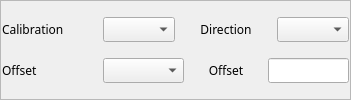
           <widget class="QFrame" name="frame_15">
            <property name="frameShape">
             <enum>QFrame::StyledPanel</enum>
            </property>
            <property name="frameShadow">
             <enum>QFrame::Raised</enum>
            </property>
            <layout class="QVBoxLayout" name="verticalLayout_23" stretch="1,0">
             <property name="spacing">
              <number>1</number>
             </property>
             <property name="margin">
              <number>1</number>
             </property>
             <item>
              <layout class="QHBoxLayout" name="horizontalLayout_30" stretch="1,1,1,1">
               <property name="spacing">
                <number>1</number>
               </property>
               <item>
                <widget class="QLabel" name="label_45">
                 <property name="sizePolicy">
                  <sizepolicy hsizetype="Fixed" vsizetype="Preferred">
                   <horstretch>0</horstretch>
                   <verstretch>0</verstretch>
                  </sizepolicy>
                 </property>
                 <property name="minimumSize">
                  <size>
                   <width>100</width>
                   <height>0</height>
                  </size>
                 </property>
                 <property name="font">
                  <font>
                   <family>Abyssinica SIL</family>
                   <pointsize>9</pointsize>
                  </font>
                 </property>
                 <property name="text">
                  <string>Calibration</string>
                 </property>
                 <property name="alignment">
                  <set>Qt::AlignLeading|Qt::AlignLeft|Qt::AlignVCenter</set>
                 </property>
                </widget>
               </item>
               <item>
                <widget class="QEComboBox" name="qecombobox_9">
                 <property name="sizePolicy">
                  <sizepolicy hsizetype="Minimum" vsizetype="Fixed">
                   <horstretch>0</horstretch>
                   <verstretch>0</verstretch>
                  </sizepolicy>
                 </property>
                 <property name="minimumSize">
                  <size>
                   <width>0</width>
                   <height>1</height>
                  </size>
                 </property>
                 <property name="maximumSize">
                  <size>
                   <width>16777215</width>
                   <height>16777215</height>
                  </size>
                 </property>
                 <property name="font">
                  <font>
                   <family>Abyssinica SIL</family>
                   <pointsize>9</pointsize>
                  </font>
                 </property>
                 <property name="variable" stdset="0">
                  <string>$(DMC)$(M).SET</string>
                 </property>
                </widget>
               </item>
               <item>
                <widget class="QLabel" name="label_43">
                 <property name="sizePolicy">
                  <sizepolicy hsizetype="Preferred" vsizetype="Preferred">
                   <horstretch>0</horstretch>
                   <verstretch>0</verstretch>
                  </sizepolicy>
                 </property>
                 <property name="minimumSize">
                  <size>
                   <width>100</width>
                   <height>0</height>
                  </size>
                 </property>
                 <property name="font">
                  <font>
                   <family>Abyssinica SIL</family>
                   <pointsize>9</pointsize>
                  </font>
                 </property>
                 <property name="text">
                  <string>Direction</string>
                 </property>
                 <property name="alignment">
                  <set>Qt::AlignCenter</set>
                 </property>
                </widget>
               </item>
               <item>
                <widget class="QEComboBox" name="qecombobox_6">
                 <property name="sizePolicy">
                  <sizepolicy hsizetype="Minimum" vsizetype="Fixed">
                   <horstretch>0</horstretch>
                   <verstretch>0</verstretch>
                  </sizepolicy>
                 </property>
                 <property name="minimumSize">
                  <size>
                   <width>0</width>
                   <height>1</height>
                  </size>
                 </property>
                 <property name="font">
                  <font>
                   <family>Abyssinica SIL</family>
                   <pointsize>9</pointsize>
                  </font>
                 </property>
                 <property name="variable" stdset="0">
                  <string>$(DMC)$(M).DIR</string>
                 </property>
                </widget>
               </item>
              </layout>
             </item>
             <item>
              <layout class="QHBoxLayout" name="horizontalLayout_22" stretch="1,1,1,1">
               <property name="spacing">
                <number>1</number>
               </property>
               <item>
                <widget class="QLabel" name="label_30">
                 <property name="sizePolicy">
                  <sizepolicy hsizetype="Fixed" vsizetype="Preferred">
                   <horstretch>0</horstretch>
                   <verstretch>0</verstretch>
                  </sizepolicy>
                 </property>
                 <property name="minimumSize">
                  <size>
                   <width>100</width>
                   <height>0</height>
                  </size>
                 </property>
                 <property name="font">
                  <font>
                   <family>Abyssinica SIL</family>
                   <pointsize>9</pointsize>
                  </font>
                 </property>
                 <property name="text">
                  <string>Offset</string>
                 </property>
                 <property name="alignment">
                  <set>Qt::AlignLeading|Qt::AlignLeft|Qt::AlignVCenter</set>
                 </property>
                </widget>
               </item>
               <item>
                <widget class="QEComboBox" name="qecombobox_5">
                 <property name="sizePolicy">
                  <sizepolicy hsizetype="Minimum" vsizetype="Fixed">
                   <horstretch>0</horstretch>
                   <verstretch>0</verstretch>
                  </sizepolicy>
                 </property>
                 <property name="minimumSize">
                  <size>
                   <width>0</width>
                   <height>1</height>
                  </size>
                 </property>
                 <property name="font">
                  <font>
                   <family>Abyssinica SIL</family>
                   <pointsize>9</pointsize>
                  </font>
                 </property>
                 <property name="variable" stdset="0">
                  <string>$(DMC)$(M).FOFF</string>
                 </property>
                </widget>
               </item>
               <item>
                <widget class="QLabel" name="label_35">
                 <property name="sizePolicy">
                  <sizepolicy hsizetype="Preferred" vsizetype="Preferred">
                   <horstretch>0</horstretch>
                   <verstretch>0</verstretch>
                  </sizepolicy>
                 </property>
                 <property name="minimumSize">
                  <size>
                   <width>0</width>
                   <height>0</height>
                  </size>
                 </property>
                 <property name="font">
                  <font>
                   <family>Abyssinica SIL</family>
                   <pointsize>9</pointsize>
                  </font>
                 </property>
                 <property name="text">
                  <string>Offset</string>
                 </property>
                 <property name="alignment">
                  <set>Qt::AlignCenter</set>
                 </property>
                </widget>
               </item>
               <item>
                <widget class="QELineEdit" name="qelineedit_24">
                 <property name="sizePolicy">
                  <sizepolicy hsizetype="Preferred" vsizetype="Fixed">
                   <horstretch>0</horstretch>
                   <verstretch>0</verstretch>
                  </sizepolicy>
                 </property>
                 <property name="minimumSize">
                  <size>
                   <width>0</width>
                   <height>1</height>
                  </size>
                 </property>
                 <property name="font">
                  <font>
                   <family>Abyssinica SIL</family>
                   <pointsize>9</pointsize>
                  </font>
                 </property>
                 <property name="variable" stdset="0">
                  <string>$(DMC)$(M).OFF</string>
                 </property>
                 <property name="addUnits">
                  <bool>true</bool>
                 </property>
                </widget>
               </item>
              </layout>
             </item>
            </layout>
           </widget>
